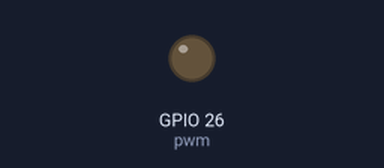
The program below on a simulated ESP32 board running MicroPython. Parts: output pins drawn as LEDs (lit = HIGH).

Above: at 0.15 s.
At 38.2 s:
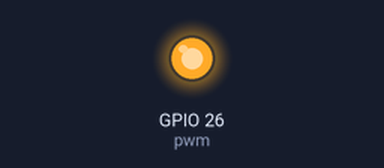
Timing chart, 0 to 40.0 s (numbered marks = the images above):
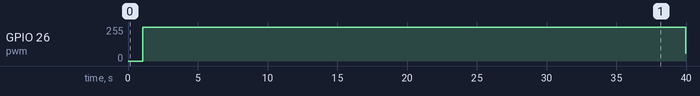

The program:

extra1_hold_at_bright.py
```python
import time
from machine import Pin, PWM

pwm = PWM(Pin(26, Pin.OUT), 10000)

try:
    while True:
        for i in range(0, 1023):
            pwm.duty(i)
            time.sleep_ms(1)

        time.sleep(1)                     # 가장 밝은 채로 1초 멈추기

        for i in range(0, 1023):
            pwm.duty(1023 - i)
            time.sleep_ms(1)
except:
    pwm.deinit()
```

Measured:
- by itself, GPIO 26 (pwm): 0/255 → 255/255 at 1.0 s, → 58/255 39.0 s later
